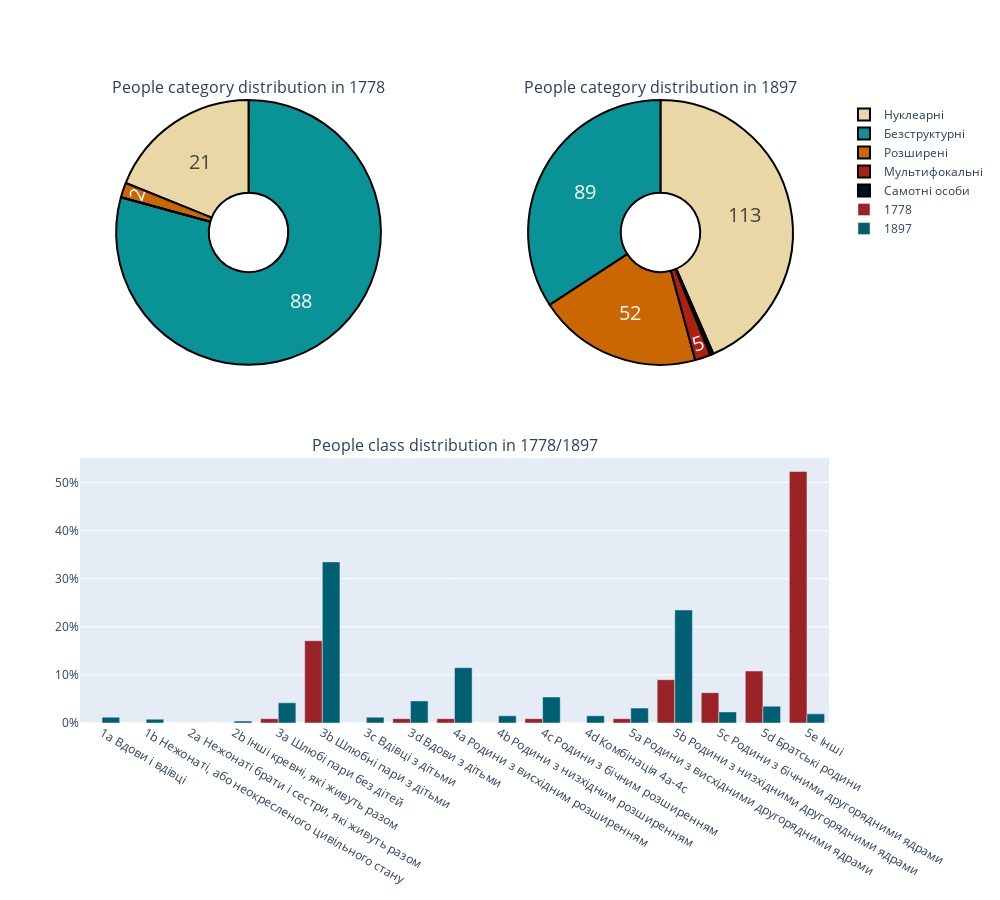

Notebook source saved alongside this figure:
### Markdown cell above
### Family Total Structure Comparison

### Code cell
fig = make_subplots(
    rows=2,
    cols=2,
    specs=[[{'type': 'pie'}, {'type': 'pie'}], [{'type': 'bar', 'colspan': 2}, None]],
    subplot_titles=(
        'People category distribution in 1778',
        'People category distribution in 1897',
        'People class distribution in 1778/1897'
    ),
    vertical_spacing=0.15
)

pie_colors = ['#001219', '#0a9396', '#e9d8a6', '#ca6702', '#ae2012']

fig.add_trace(
    go.Pie(
        labels=family_total_structure_1_df.category.unique(),
        values=family_total_structure_1_df.groupby('category')['category_total_count'] \
            .first() \
            .reset_index() \
            ['category_total_count'],
        textinfo='value',
        hoverinfo='label+percent',
        marker=dict(colors=pie_colors, line=dict(color='#000000', width=2)),
        textfont_size=20,
        hole=0.3
    ),
    row=1, col=2
)

fig.add_trace(
    go.Pie(
        labels=family_total_structure_2_df.category.unique(),
        values=family_total_structure_2_df.groupby('category')['category_total_count'] \
            .first() \
            .reset_index() \
            ['category_total_count'],
        textinfo='value',
        hoverinfo='label+percent',
        marker=dict(colors=pie_colors, line=dict(color='#000000', width=2)),
        textfont_size=20,
        hole=0.3
    ),
    row=1, col=1
)

fig.add_trace(
    go.Bar(
        name='1778',
        x=family_total_structure_2_df.loc[:, 'class'],
        y=family_total_structure_2_df.loc[:, 'class_percentage'] / 100,
        marker_color='#9b2226'
    ),
    row=2, col='all'
)

fig.add_trace(
    go.Bar(
        name='1897',
        x=family_total_structure_1_df.loc[:, 'class'],
        y=family_total_structure_1_df.loc[:, 'class_percentage'] / 100,
        marker_color='#005f73'
    ),
    row=2, col='all'
)

fig.update_yaxes(
    tickformat=".0%",
)

fig.update_traces(textposition='inside')
fig.update_layout(
    barmode='group',
    height=900,
    width=1000,
    uniformtext_minsize=12,
    uniformtext_mode='hide',
)

fig.show()

### Figure 1 — Plotly figure (JSON) as saved in the notebook; plotly's stock layout.template omitted (floating-point values rounded to 4 significant figures)
{"data": [{"domain": {"x": [0.55, 1], "y": [0.575, 1]}, "hole": 0.3, "hoverinfo": "label+percent", "labels": ["Самотні особи", "Безструктурні", "Нуклеарні", "Розширені", "Мультифокальні"], "marker": {"colors": ["#001219", "#0a9396", "#e9d8a6", "#ca6702", "#ae2012"], "line": {"color": "#000000", "width": 2}}, "textfont": {"size": 20}, "textinfo": "value", "textposition": "inside", "type": "pie", "values": [1.0, 89.0, 113.0, 52.0, 5.0]}, {"domain": {"x": [0, 0.45], "y": [0.575, 1]}, "hole": 0.3, "hoverinfo": "label+percent", "labels": ["Самотні особи", "Безструктурні", "Нуклеарні", "Розширені", "Мультифокальні"], "marker": {"colors": ["#001219", "#0a9396", "#e9d8a6", "#ca6702", "#ae2012"], "line": {"color": "#000000", "width": 2}}, "textfont": {"size": 20}, "textinfo": "value", "textposition": "inside", "type": "pie", "values": [0.0, 88.0, 21.0, 2.0, 0.0]}, {"marker": {"color": "#9b2226"}, "name": "1778", "textposition": "inside", "type": "bar", "x": ["1a Вдови і вдівці", "1b Нежонаті, або неокресленого цивільного стану", "2a Нежонаті брати і сестри, які живуть разом", "2b Інші кревні, які живуть разом", "3a Шлюбі пари без дітей", "3b Шлюбні пари з дітьми", "3c Вдівці з дітьми", "3d Вдови з дітьми", "4a Родини з висхідним розширенням", "4b Родини з низхідним розширенням", "4c Родини з бічним розширенням", "4d Комбінація 4a-4c", "5a Родини з висхідними другорядними ядрами", "5b Родини з низхідними другорядними ядрами", "5c Родини з бічними другорядними ядрами", "5d Братські родини", "5e Інші"], "xaxis": "x", "y": [0.0, 0.0, 0.0, 0.0, 0.009, 0.171, 0.0, 0.009, 0.009, 0.0, 0.009, 0.0, 0.009, 0.09, 0.063, 0.108, 0.523], "yaxis": "y"}, {"marker": {"color": "#005f73"}, "name": "1897", "textposition": "inside", "type": "bar", "x": ["1a Вдови і вдівці", "1b Нежонаті, або неокресленого цивільного стану", "2a Нежонаті брати і сестри, які живуть разом", "2b Інші кревні, які живуть разом", "3a Шлюбі пари без дітей", "3b Шлюбні пари з дітьми", "3c Вдівці з дітьми", "3d Вдови з дітьми", "4a Родини з висхідним розширенням", "4b Родини з низхідним розширенням", "4c Родини з бічним розширенням", "4d Комбінація 4a-4c", "5a Родини з висхідними другорядними ядрами", "5b Родини з низхідними другорядними ядрами", "5c Родини з бічними другорядними ядрами", "5d Братські родини", "5e Інші"], "xaxis": "x", "y": [0.012, 0.008, 0.0, 0.004, 0.042, 0.335, 0.012, 0.046, 0.115, 0.015, 0.054, 0.015, 0.031, 0.235, 0.023, 0.035, 0.019], "yaxis": "y"}], "layout": {"annotations": [{"font": {"size": 16}, "showarrow": false, "text": "People category distribution in 1778", "x": 0.225, "xanchor": "center", "xref": "paper", "y": 1, "yanchor": "bottom", "yref": "paper"}, {"font": {"size": 16}, "showarrow": false, "text": "People category distribution in 1897", "x": 0.775, "xanchor": "center", "xref": "paper", "y": 1, "yanchor": "bottom", "yref": "paper"}, {"font": {"size": 16}, "showarrow": false, "text": "People class distribution in 1778/1897", "x": 0.5, "xanchor": "center", "xref": "paper", "y": 0.425, "yanchor": "bottom", "yref": "paper"}], "barmode": "group", "height": 900, "uniformtext": {"minsize": 12, "mode": "hide"}, "width": 1000, "xaxis": {"anchor": "y", "domain": [0, 1]}, "yaxis": {"anchor": "x", "domain": [0, 0.425], "tickformat": ".0%"}}}
